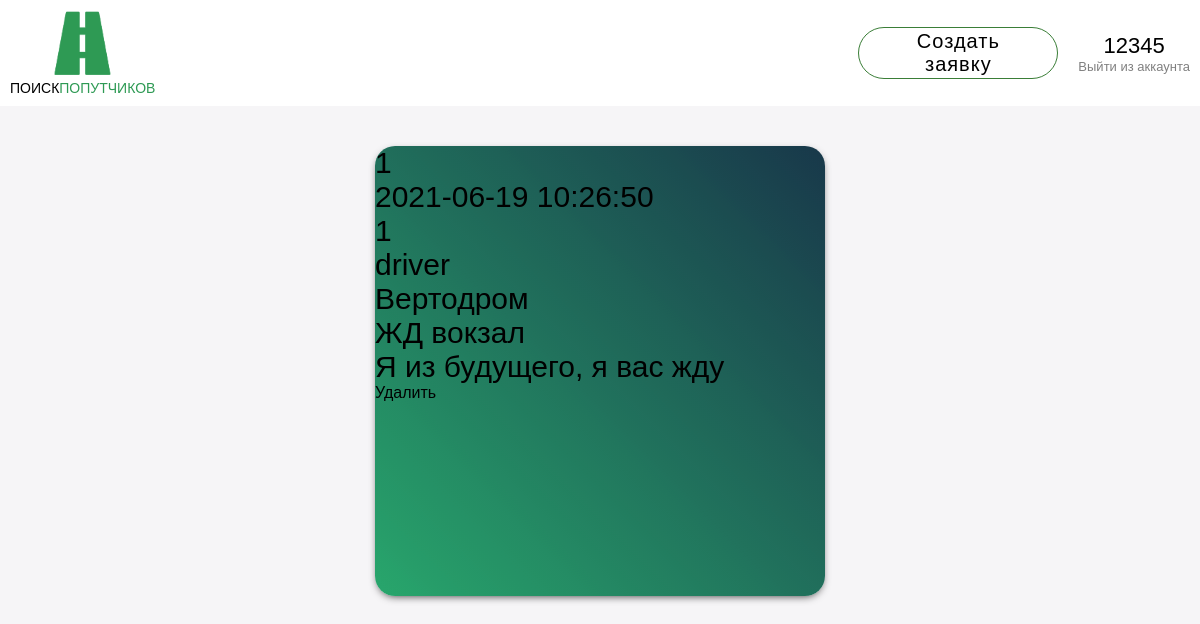
The page /posts/1 (signed in) on the database as committed earlier.
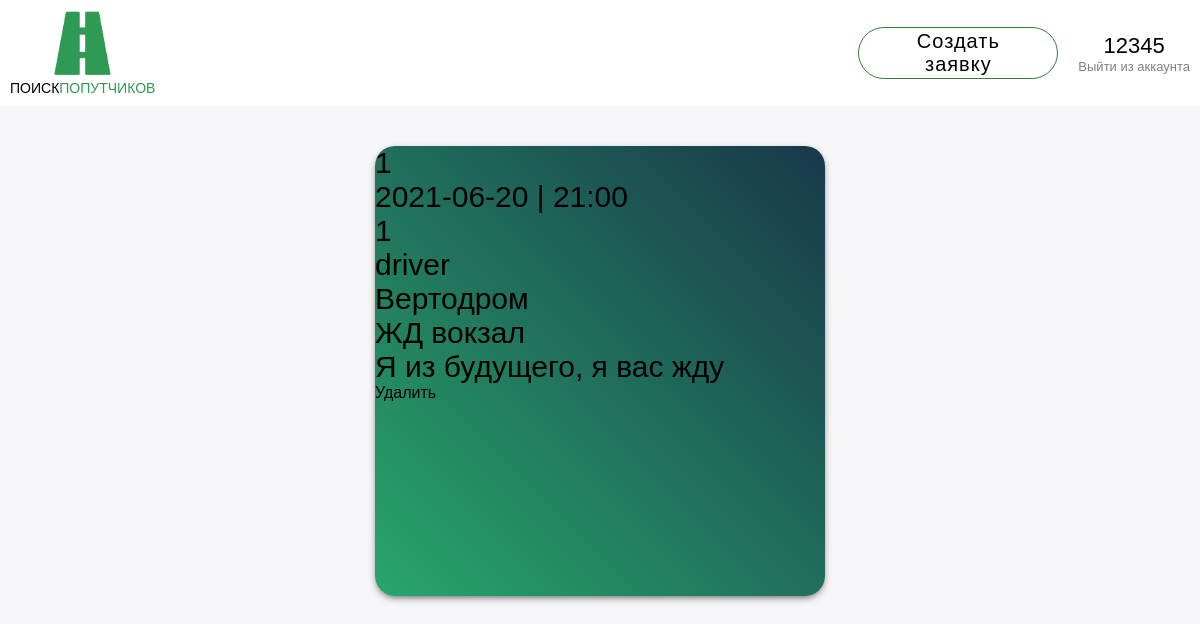
The same page on the database as committed later.
### tables this page shows
CREATE TABLE posts (
    id INTEGER PRIMARY KEY AUTOINCREMENT,
    isDriver BOOLEAN,
    isType TEXT,
    idPerson INTEGER,
    idBeginPoint TEXT,
    idEndPoint TEXT,
    time DATETIME DEFAULT CURRENT_TIMESTAMP,
    text TEXT,
    driverName TEXT,
    FOREIGN KEY (idPerson) REFERENCES persons (id) 
     
);

### view.py (the view)
@app.route('/posts/<int:id>')
def about(id):
    if 'userLogged' in session:
        if db.check_id(id):
            return render_template('post.html', post=db.get_post(id), messages=db.get_comments(id))
        return render_template('page404.html')
    return redirect(url_for('index'))

### db/database.py (called while the page is built)
    def get_db_connection(self):
        conn = sqlite3.connect(self.database_name)
        conn.row_factory = sqlite3.Row
        return conn

    def get_post(self, id):
        with self.get_db_connection() as conn:
            post = conn.execute(POST_QUERY, [id]).fetchone()
        return post

    def get_comments(self, idPost):
        with self.get_db_connection() as conn:
            comments = conn.execute(GET_COMMENTS_BY_ID_POST, [idPost]).fetchall()
        return comments

    def check_id(self, id):
        try:
            print(*self.get_post(id))
        except:
            return False
        return True

### templates/post.html (shortened to what this page needs)
{% extends 'base.html' %}
{% block content %}
    <div class="container-2">
        <div class="{{ post.isType }}">
            <div class="text-in-card">{{ post.isDriver }}</div>
            <div class="text-in-card">{{ post.time }}</div>
            <div class="text-in-card">{{ post.id }}</div>
            <div class="text-in-card">{{ post.isType }}</div>
            <div class="text-in-card">{{ post.idBeginPoint }}</div>
            <div class="text-in-card">{{ post.idEndPoint }}</div>
            <div class="text-in-card">{{ post.text }}</div>
            <a class="delete" href="{{ url_for('delete_post', id=post.id, name=post.driverName)}}">Удалить</a>
        </div>
    </div>
{% endblock %}

Rows that differ between the two databases and show on the page:
changed posts "driver": time "2021-06-19 10:26:50" → "2021-06-20 | 21:00"
